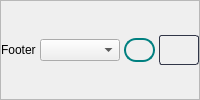
             <widget class="QFrame" name="footer_5">
              <property name="maximumSize">
               <size>
                <width>16777215</width>
                <height>16777215</height>
               </size>
              </property>
              <property name="frameShape">
               <enum>QFrame::StyledPanel</enum>
              </property>
              <property name="frameShadow">
               <enum>QFrame::Raised</enum>
              </property>
              <layout class="QHBoxLayout" name="horizontalLayout_41">
               <property name="spacing">
                <number>4</number>
               </property>
               <property name="leftMargin">
                <number>0</number>
               </property>
               <property name="topMargin">
                <number>0</number>
               </property>
               <property name="rightMargin">
                <number>0</number>
               </property>
               <property name="bottomMargin">
                <number>0</number>
               </property>
               <item>
                <widget class="QLabel" name="footer_6">
                 <property name="minimumSize">
                  <size>
                   <width>0</width>
                   <height>0</height>
                  </size>
                 </property>
                 <property name="maximumSize">
                  <size>
                   <width>70</width>
                   <height>16777215</height>
                  </size>
                 </property>
                 <property name="text">
                  <string>Footer</string>
                 </property>
                </widget>
               </item>
               <item>
                <widget class="QComboBox" name="changeSelectedColor_27">
                 <property name="minimumSize">
                  <size>
                   <width>80</width>
                   <height>0</height>
                  </size>
                 </property>
                 <property name="maximumSize">
                  <size>
                   <width>80</width>
                   <height>16777215</height>
                  </size>
                 </property>
                </widget>
               </item>
               <item>
                <widget class="QLabel" name="selectedColor_27">
                 <property name="minimumSize">
                  <size>
                   <width>0</width>
                   <height>24</height>
                  </size>
                 </property>
                 <property name="maximumSize">
                  <size>
                   <width>50</width>
                   <height>24</height>
                  </size>
                 </property>
                 <property name="styleSheet">
                  <string notr="true">QLabel{
	border: 2px solid teal;
	border-radius: 12px;
}</string>
                 </property>
                 <property name="text">
                  <string/>
                 </property>
                </widget>
               </item>
               <item>
                <widget class="QPushButton" name="colorPicker_27">
                 <property name="minimumSize">
                  <size>
                   <width>40</width>
                   <height>30</height>
                  </size>
                 </property>
                 <property name="maximumSize">
                  <size>
                   <width>40</width>
                   <height>30</height>
                  </size>
                 </property>
                 <property name="cursor">
                  <cursorShape>PointingHandCursor</cursorShape>
                 </property>
                 <property name="styleSheet">
                  <string notr="true">QPushButton { 
	   border: 1px  solid  rgb(49, 54, 72);
	border-radius: 3px;
 background: qlineargradient(x1: 0, y1: 0, x2: 0, y2: 1,
                                stop: 0 #13161f, stop: 0.4 #161924,
                                stop: 0.5 #171c26, stop: 1.0 #1b202c);
}

QPushButton:hover{
	background:rgb(62, 62, 62);
	border-radius: 3px;
}</string>
                 </property>
                 <property name="text">
                  <string/>
                 </property>
                
                </widget>
               </item>
              </layout>
             </widget>
